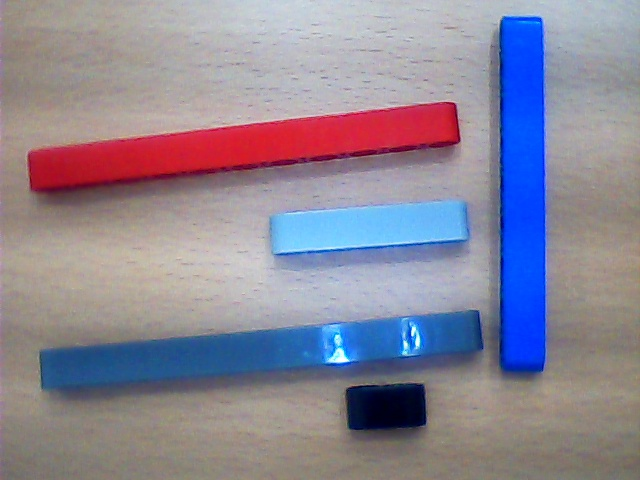
#> input picture openCV_Size/Real-Time-Test/Active/ObjectPic.JPG, 640 x 480 px, found by its file name
$ python Real-Time-Build.py --image ObjectPic.JPG --width 1.0   (Python 2 division)   (older library calls are emulated)
#> lines starting #> are read from the running program, lines starting #| are printed output that depends on the picture; after the words box and inside, x2 and y2 are one past the last pixel; in counts of white or black regions, pixels touching at a corner belong together
'''
    coding by

                    /$$$$$$                /$$   /$$ /$$ /$$$$$$$
                   /$$__  $$              | $$$ | $$| $/| $$__  $$
                  | $$  \ $$ /$$$$$$/$$$$ | $$$$| $$|_/ | $$  \ $$
                  |$$$$$$$$| $$_  $$_  $$ | $$ $$ $$    | $$  | $$
                  | $$__  $$| $$ \ $$ \ $$| $$  $$$$    | $$  | $$
                  | $$  | $$| $$ | $$ | $$| $$\  $$$    | $$  | $$
                  | $$  | $$| $$ | $$ | $$| $$ \  $$    | $$$$$$$/
                  |__/  |__/|__/ |__/ |__/|__/  \__/    |_______/

                         *!*!THIS PROGRAME IS COPYLEFT!*!*
     You can use anywhere. But please add this comment title or end of the code
                            [original code by Amn'D]

                	Amn'D-LEGO Bean Size Check release : v0.3.1 (May 20 2018)
            Amn'd-Cleaner is open source cleaning dictoray. This code made by AmN'D

                      FACEBOOK : https://facebook.com/insung.bahk
                        GITHUB : https://github.com/insung3511
                            EMAIL : insung3511@icloud.com
'''
from scipy.spatial import distance as dist
from imutils import perspective
from collections import deque
from imutils import contours
import numpy as np
import webbrowser
import argparse
import datetime
import logging
import imutils
import csv
import cv2
import sys
import os

print("======================START======================")

# GUI Grapic Funtion
def midpoint(ptA, ptB):
	return ((ptA[0] + ptB[0]) * 0.5, (ptA[1] + ptB[1]) * 0.5)

# The Main Code...
ap = argparse.ArgumentParser()
ap.add_argument("-i", "--image", required=True,
	help="path to the input image")
ap.add_argument("-w", "--width", type=float, required=True,
    help="width of the left-most object in the image (in inches)")

args = vars(ap.parse_args())

# openCV image Setting
image = cv2.imread("ObjectPic.jpg")
#> image is the input picture: shape (480, 640, 3); mean B, G, R 150.4, 134.4, 140
gray = cv2.cvtColor(image, cv2.COLOR_BGR2GRAY)
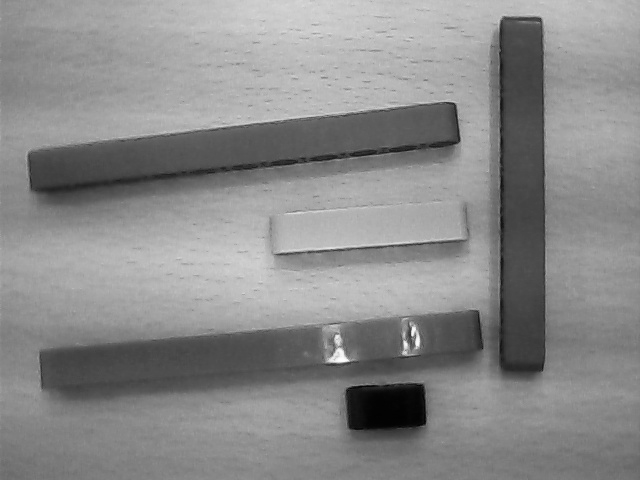
#> gray: shape (480, 640); min 2, max 254, mean 137.9
gray = cv2.GaussianBlur(gray, (5, 5), 0)

# Here is also image setting
edged = cv2.Canny(gray, 50, 80)
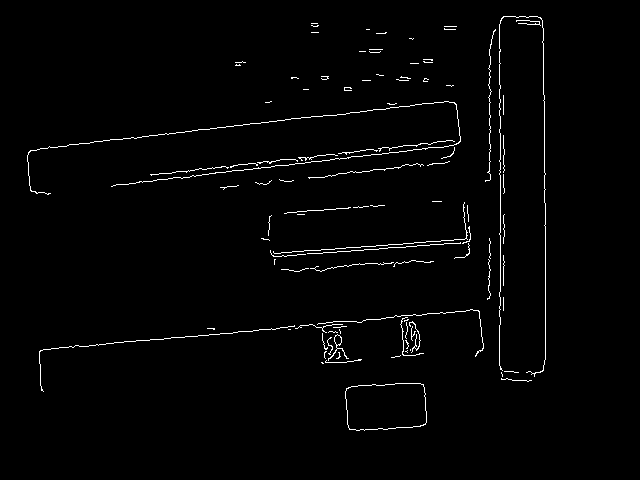
#> edged: shape (480, 640); 1.7% white in thin lines or dots, all inside (x1, y1, x2, y2) = (27, 16, 546, 431)
edged = cv2.dilate(edged, None, iterations=1)
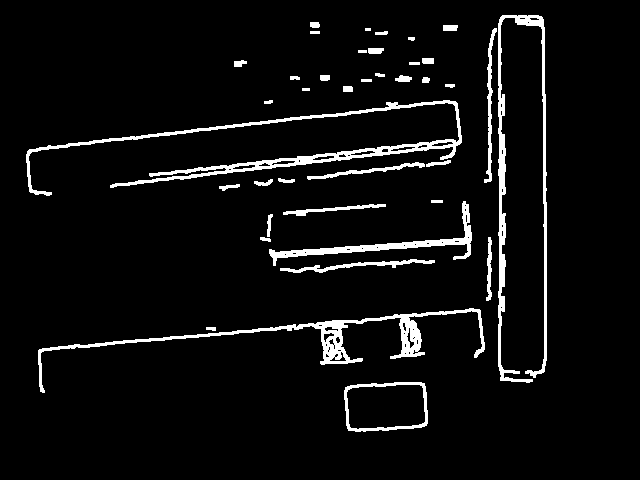
#> edged: shape (480, 640); 5.4% white; 39 white regions (1 under 20 px), largest, box (x1, y1, x2, y2) and area: (26, 100, 462, 196) 4128, (498, 15, 547, 383) 3299, (38, 308, 485, 393) 3292
edged = cv2.erode(edged, None, iterations=1)
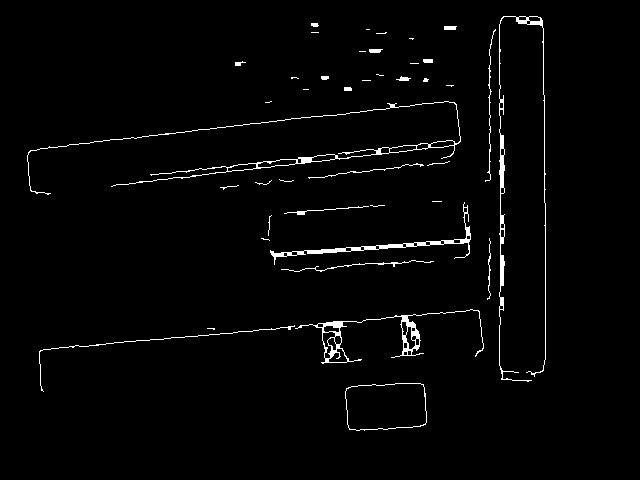
#> edged: shape (480, 640); 2.1% white in thin lines or dots, all inside (x1, y1, x2, y2) = (27, 16, 546, 431)

# Setting object size mesauring
cnts = cv2.findContours(edged.copy(), cv2.RETR_EXTERNAL,
cv2.CHAIN_APPROX_SIMPLE)
#> cnts = 41 contours, 28 with area under 20; largest, box (x1, y1, x2, y2) and area: (345, 383, 427, 431) 3427, (295, 309, 484, 364) 1324, (27, 101, 461, 195) 1052, (270, 202, 471, 265) 722, (499, 16, 546, 382) 693
cnts = cnts[0] if imutils.is_cv2() else cnts[1]

(cnts, _) = contours.sort_contours(cnts)
pixelsPerMetric = None

# This is object count essenace.
# And under is file to write the log
objectCount = 0
file = open('./Results/NAME_HERE!.csv', 'w')

# Here is measuring the code
for c in cnts:
	if cv2.contourArea(c) < 100:
		continue

	orig = image.copy()
	box = cv2.minAreaRect(c)
	box = cv2.cv.BoxPoints(box) if imutils.is_cv2() else cv2.boxPoints(box)
	box = np.array(box, dtype="int")

	box = perspective.order_points(box)
	cv2.drawContours(orig, [box.astype("int")], -1, (0, 255, 0), 2)

	for (x, y) in box:
		cv2.circle(orig, (int(x), int(y)), 5, (0, 0, 255), -1)

	(tl, tr, br, bl) = box
	(tltrX, tltrY) = midpoint(tl, tr)
	(blbrX, blbrY) = midpoint(bl, br)

	(tlblX, tlblY) = midpoint(tl, bl)
	(trbrX, trbrY) = midpoint(tr, br)

	cv2.circle(orig, (int(tltrX), int(tltrY)), 5, (255, 0, 0), -1)
	cv2.circle(orig, (int(blbrX), int(blbrY)), 5, (255, 0, 0), -1)
	cv2.circle(orig, (int(tlblX), int(tlblY)), 5, (255, 0, 0), -1)
	cv2.circle(orig, (int(trbrX), int(trbrY)), 5, (255, 0, 0), -1)

	cv2.line(orig, (int(tltrX), int(tltrY)), (int(blbrX), int(blbrY)),
		(255, 0, 255), 2)
	cv2.line(orig, (int(tlblX), int(tlblY)), (int(trbrX), int(trbrY)),
		(255, 0, 255), 2)

	dA = dist.euclidean((tltrX, tltrY), (blbrX, blbrY))
	dB = dist.euclidean((tlblX, tlblY), (trbrX, trbrY))

	if pixelsPerMetric is None:
		pixelsPerMetric = dB / args["width"]

	dimA = dA / pixelsPerMetric
	dimB = dB / pixelsPerMetric

	cv2.putText(orig, "{:.1f}in".format(dimA),
		(int(tltrX - 15), int(tltrY - 10)), cv2.FONT_HERSHEY_SIMPLEX,
		0.65, (255, 255, 255), 2)
	cv2.putText(orig, "{:.1f}in".format(dimB),
		(int(trbrX + 10), int(trbrY)), cv2.FONT_HERSHEY_SIMPLEX,
		0.65, (255, 255, 255), 2)

	RounddimB = round(dimB, 1)
	objectCount = objectCount + 1
	print " "
	print "Conuting Result : ", objectCount
	print "Length(dimA) : ", dimA, "| Width(dimB) : ", dimB
	print "dimB Round Result : ", RounddimB

	Messages = 'Length : ' + str(dimA) + ' | Width : ' + str(dimB) + ' | Count Number : ' + str(objectCount) + '\n'
	file.write(Messages)

	cv2.imshow("Image", orig)
	cv2.waitKey(0)
	print "				"
#> this loop made 41 passes
#> (tl, tr, br, bl, tltrX, tltrY, blbrX, blbrY) on pass 1: ([24, 136], [456, 96], [461, 156], [29, 195], 240, 116, 245, 175.5)
#> c on passes 16, 18, 23, 24, 25, 31: [[303, 89], [308, 89]], [[311, 32], [318, 32]], [[359, 51], [365, 51]], [[362, 80], [370, 80]], [[366, 29], [369, 29]], [[409, 38], [411, 38], [412, 39], [413, 38]]
#> (printed output is left out)
#> pass 1, `cv2.imshow("Image", orig)`:
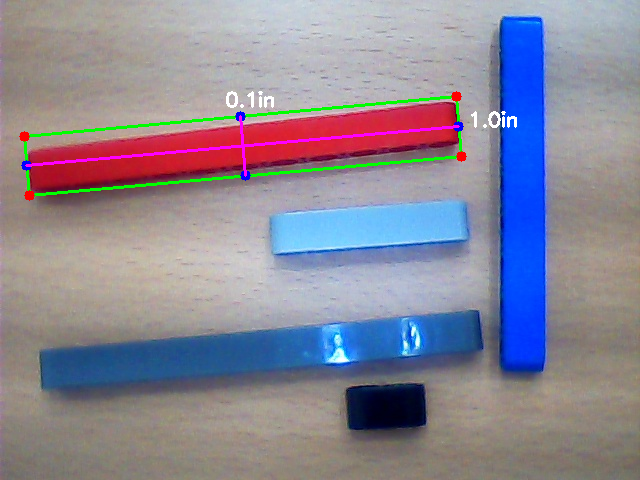
#> window 'Image': shape (480, 640, 3); mean B, G, R 150.3, 135.3, 139.2
#> after the loop:
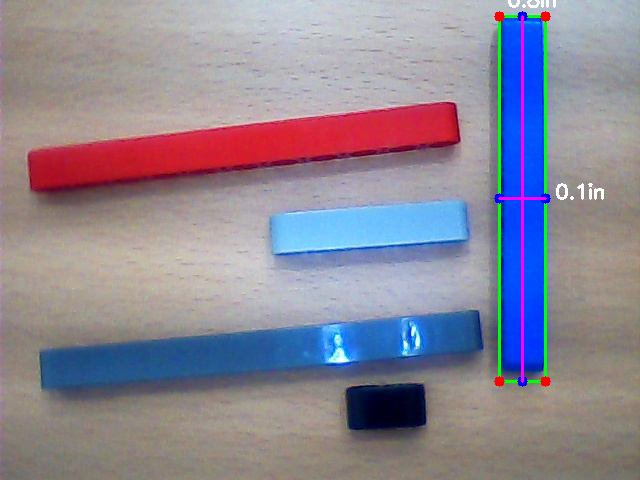
#> orig: shape (480, 640, 3); mean B, G, R 149.2, 135, 140.6
#> after the loop, objectCount = 5; pixelsPerMetric = 433.8


print("=======================END=======================")
